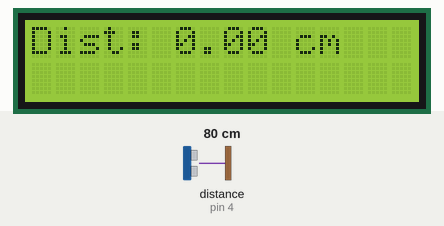
This sketch was run on a simulated Arduino Uno, built with avr-gcc and run on an emulated ATmega328P. Shown: 16×2 character LCD. Wiring (inferred from the names in the program): ultrasonic range finder: trigger pin 3; echo pin 4. The test bench sets the inputs (shaded band); at power-on: distance to the obstacle (sensor on pin 4) 80 cm. The echo pulse lasts 58.3 µs per cm.

Above: at 1.2 s.
1.3 s: distance to the obstacle (sensor on pin 4) set to 2 cm
At 2.61 s:
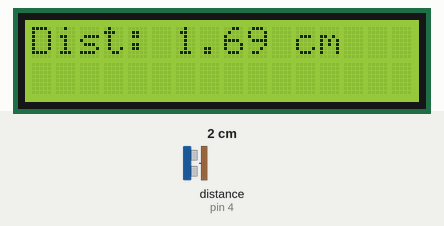
2.9 s: distance to the obstacle (sensor on pin 4) set to 4 cm
At 4.7 s:
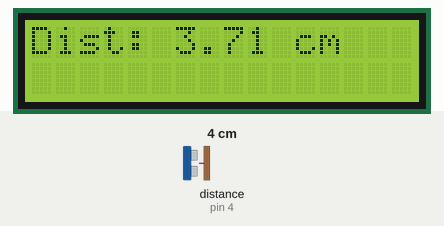
4.9 s: distance to the obstacle (sensor on pin 4) set to 9 cm
At 5.5 s:
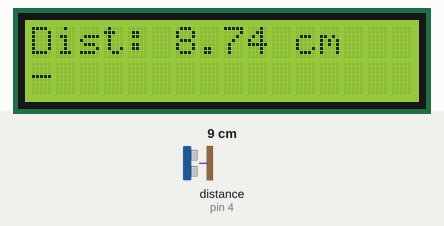
Timing chart, 0 to 7.9 s (numbered marks = the images above; inputs shaded):
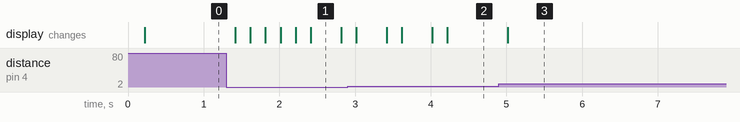

The sketch:

z2.ino
```cpp
// koristenje IIC adaptere

#include <LiquidCrystal_I2C.h>

// HC-SR04 pinovi
const int triggerPin = 3;  // digitalni izlaz za trigger
const int echoPin    = 4;  // digitalni ulaz za echo

// Inicijalizacija LCD-a preko I²C adaptera s adresom 0x27 (često korištena adresa)
LiquidCrystal_I2C lcd(0x27, 16, 2);

const unsigned long updateInterval = 200;  // ažuriranje svakih 200 ms
unsigned long lastUpdateTime = 0;

void setup() {
  lcd.init();          // Inicijalizacija LCD-a
  lcd.backlight();     // Uključivanje pozadinskog osvjetljenja

  // Postavljanje HC-SR04 pinova
  pinMode(triggerPin, OUTPUT);
  pinMode(echoPin, INPUT);
}

void loop() {
  if (millis() - lastUpdateTime >= updateInterval) {
    lastUpdateTime = millis();

    // Slanje ultrazvučnog impulsa:
    digitalWrite(triggerPin, LOW);
    delayMicroseconds(2);
    digitalWrite(triggerPin, HIGH);
    delayMicroseconds(10);
    digitalWrite(triggerPin, LOW);

    // Mjerenje trajanja odjek impulsa
    long duration = pulseIn(echoPin, HIGH, 30000); // timeout 30 ms
    float distance = duration / 58.0;  // pretvaranje u cm

    // Ako je udaljenost veća od 80 cm, postavi na 0
    if (distance > 80) {
      distance = 0;
    }

    // Prikaz na LCD-u
    lcd.clear();

    // Prvi redak: numerički prikaz
    lcd.setCursor(0, 0);
    lcd.print("Dist: ");
    lcd.print(distance);
    lcd.print(" cm");

    // Drugi redak: grafički prikaz pomoću crtica
    // Skaliranje: udaljenost u rasponu [0,80] → broj crtica [0,16]
    int numDashes = map(distance, 0, 80, 0, 16);
    lcd.setCursor(0, 1);
    for (int i = 0; i < numDashes; i++) {
      lcd.print("-");
    }
  }
}

// bez iic adaptera

/*
#include <LiquidCrystal.h>

// Inicijalizacija LCD-a za paralelno spajanje: (RS, E, D4, D5, D6, D7)
LiquidCrystal lcd(12, 11, 5, 4, 3, 2);

// HC-SR04 pinovi (odabrani tako da ne konflikta s LCD-om)
const int triggerPin = 7;  // digitalni izlaz
const int echoPin    = 8;  // digitalni ulaz

const unsigned long updateInterval = 200;  // ažuriranje svakih 200 ms
unsigned long lastUpdateTime = 0;

void setup() {
  lcd.begin(16, 2);
  lcd.clear();

  // Postavljanje pinova za HC-SR04
  pinMode(triggerPin, OUTPUT);
  pinMode(echoPin, INPUT);
}

void loop() {
  if (millis() - lastUpdateTime >= updateInterval) {
    lastUpdateTime = millis();

    // Slanje impulsa za HC-SR04:
    digitalWrite(triggerPin, LOW);
    delayMicroseconds(2);
    digitalWrite(triggerPin, HIGH);
    delayMicroseconds(10);
    digitalWrite(triggerPin, LOW);

    // Mjerenje trajanja signala (timeout 30 ms)
    long duration = pulseIn(echoPin, HIGH, 30000);
    float distance = duration / 58.0;  // pretvaranje mjerenja u cm

    // Udaljenost iznad 80 cm se prikazuje kao 0
    if (distance > 80) {
      distance = 0;
    }

    // Prikaz podataka na LCD-u
    lcd.clear();

    // Prvi redak: numerički prikaz
    lcd.setCursor(0, 0);
    lcd.print("Dist: ");
    lcd.print(distance);
    lcd.print(" cm");

    // Drugi redak: grafički prikaz pomoću crtica
    int numDashes = map(distance, 0, 80, 0, 16);
    lcd.setCursor(0, 1);
    for (int i = 0; i < numDashes; i++) {
      lcd.print("-");
    }
  }
}

*/
```

Measured:
- after the input at 1.3 s, the display: first changes after 0.12 s (image 1 shows a later state)
- after the input at 2.9 s, the display: changes after 0.12 s (image 2)
- after the input at 4.9 s, the display: changes after 0.12 s (image 3)
- what the display in image 1 shows lasts 0.4 s, from 2.4 s to 2.8 s
